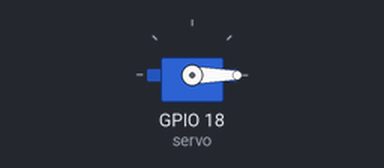
A program run on a simulated Raspberry Pi (BCM pin numbers). Shown: servo. Servo angles are drawn from the pulse width (0.5 ms = 0°, 2.5 ms = 180°).

Above: at 0.05 s.
At 1.25 s:
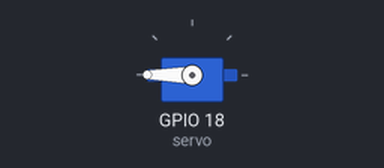
At 2.4 s:
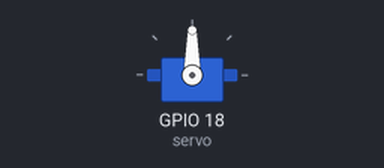
Timing chart, 0 to 5.5 s (numbered marks = the images above):
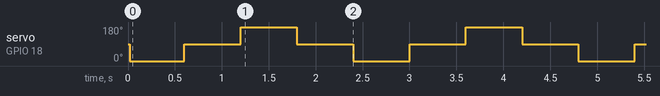

Measured:
- by itself, servo on GPIO 18 (servo): repeats every 2.4 s: 90° 0.60 s, 180° 0.60 s, 90° 0.60 s, 0° 0.60 s

The program:

example.py
```python
# Raspberry Pi Python example (gpiozero + pigpio) that controls an AngularServo on GPIO18 with 0.5–2.5 ms pulse widths and sweeps between -90° and +90°.
#
# Buy this module: https://shillehtek.com/products/mg995-metal-gear-servo-motor-12kg-high-torque-180-degree-diy
# Full manual: https://shillehtek.com/blogs/shillehtek-product-manuals/mg995-metal-gear-servo-motor-12kg-high-torque-180-degree-diy-manual
# More examples: https://github.com/shillehbean/shillehtek-examples
#

#!/usr/bin/env python3
# Run pigpiod first:  sudo pigpiod
# pip install gpiozero pigpio

from gpiozero import AngularServo
from gpiozero.pins.pigpio import PiGPIOFactory
import time

servo = AngularServo(
    18,
    min_pulse_width=0.0005,   # 0.5 ms
    max_pulse_width=0.0025,   # 2.5 ms
    pin_factory=PiGPIOFactory()
)

while True:
    for a in (-90, 0, 90, 0):
        servo.angle = a
        time.sleep(0.6)
```
